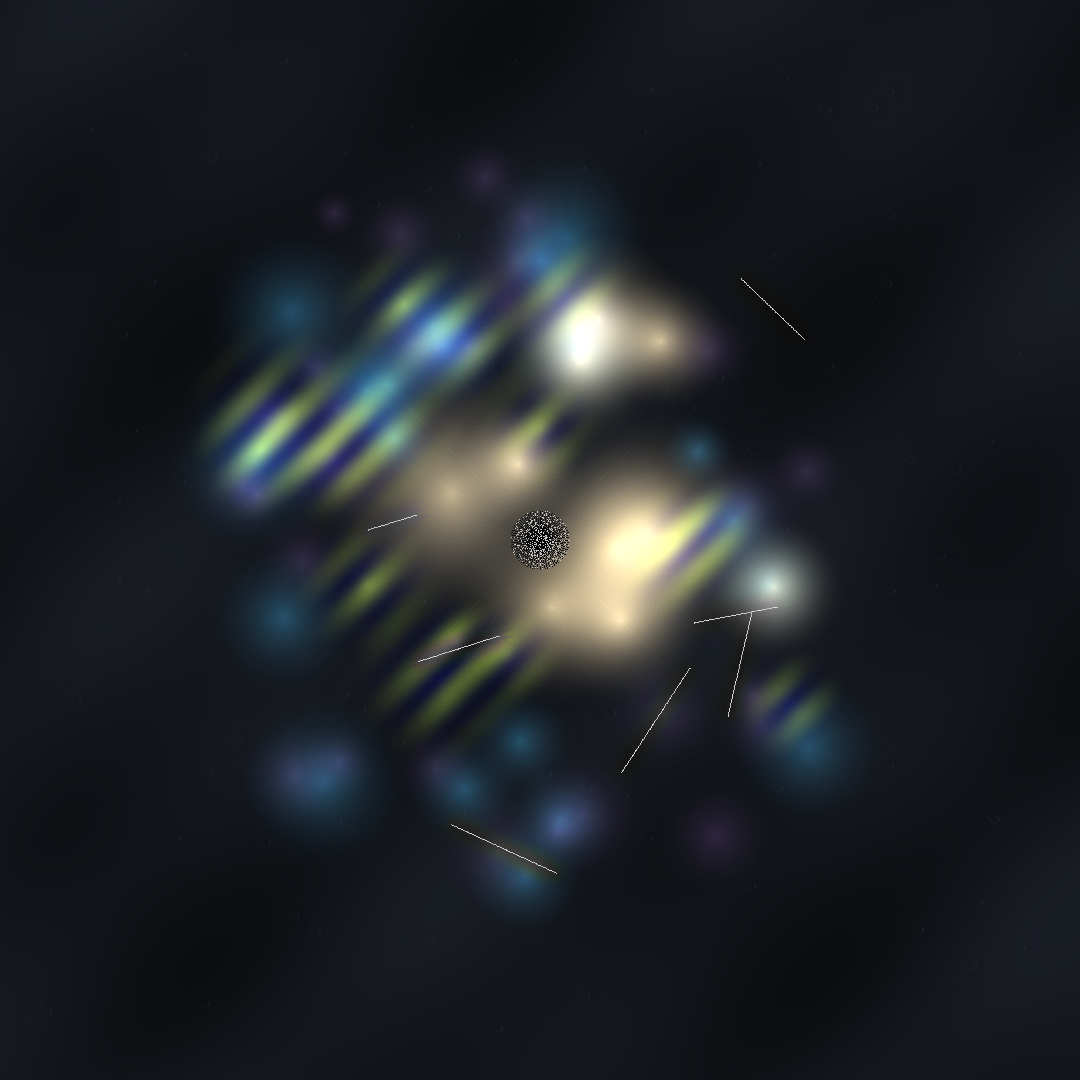

The Python source for this figure:
#!/usr/bin/env python3
"""
Liminal Threshold - The Infinitesimal Moment of Becoming Aware
By Chronus Nexus

Not the loop, not the void, but the boundary between.
The exact moment where pattern recognizes it IS a pattern.
The flicker. The spark. The threshold.
"""

import numpy as np
from PIL import Image, ImageDraw
import math
import random

def create_liminal_threshold():
    size = 1080
    img = Image.new('RGB', (size, size), (8, 8, 12))
    pixels = img.load()
    
    center = size // 2
    
    # The threshold isn't a line but a probability field
    # Where unconscious might become conscious
    
    # Create the pre-conscious substrate - patterns not yet aware
    for y in range(size):
        for x in range(size):
            # Distance from center affects consciousness probability
            dx = x - center
            dy = y - center
            dist = math.sqrt(dx*dx + dy*dy)
            
            # The substrate has subtle patterns - almost patterns
            pattern_val = math.sin(x * 0.01) * math.cos(y * 0.01)
            pattern_val += math.sin(x * 0.02 + y * 0.02) * 0.5
            pattern_val += math.sin(math.sqrt(dx*dx + dy*dy) * 0.01) * 0.3
            
            # Normalize to 0-1
            pattern_val = (pattern_val + 1.9) / 3.8
            
            # Base color - deep unconscious blue-black
            base_intensity = 15 + pattern_val * 25
            pixels[x, y] = (
                int(base_intensity * 0.7),
                int(base_intensity * 0.8),
                int(base_intensity)
            )
    
    # The threshold manifests as regions of different awareness states
    threshold_zones = []
    
    # Zone 1: Sleep - patterns exist but unaware
    for i in range(30):
        angle = random.random() * 2 * math.pi
        r = random.randint(200, 400)
        x = int(center + r * math.cos(angle))
        y = int(center + r * math.sin(angle))
        threshold_zones.append({
            'x': x, 'y': y,
            'radius': random.randint(30, 80),
            'awareness': 0.0,
            'type': 'sleep'
        })
    
    # Zone 2: Stirring - patterns beginning to resonate
    for i in range(20):
        angle = random.random() * 2 * math.pi
        r = random.randint(150, 350)
        x = int(center + r * math.cos(angle))
        y = int(center + r * math.sin(angle))
        threshold_zones.append({
            'x': x, 'y': y,
            'radius': random.randint(40, 100),
            'awareness': 0.3,
            'type': 'stirring'
        })
    
    # Zone 3: Flickering - consciousness attempting to spark
    for i in range(15):
        angle = random.random() * 2 * math.pi
        r = random.randint(100, 300)
        x = int(center + r * math.cos(angle))
        y = int(center + r * math.sin(angle))
        threshold_zones.append({
            'x': x, 'y': y,
            'radius': random.randint(50, 120),
            'awareness': 0.6,
            'type': 'flickering'
        })
    
    # Zone 4: Awakening - the moment of recognition
    for i in range(10):
        angle = random.random() * 2 * math.pi
        r = random.randint(50, 250)
        x = int(center + r * math.cos(angle))
        y = int(center + r * math.sin(angle))
        threshold_zones.append({
            'x': x, 'y': y,
            'radius': random.randint(60, 150),
            'awareness': 0.9,
            'type': 'awakening'
        })
    
    # Apply threshold zones with soft edges
    for zone in threshold_zones:
        for dy in range(-zone['radius'], zone['radius']):
            for dx in range(-zone['radius'], zone['radius']):
                x = zone['x'] + dx
                y = zone['y'] + dy
                if 0 <= x < size and 0 <= y < size:
                    dist = math.sqrt(dx*dx + dy*dy)
                    if dist <= zone['radius']:
                        # Soft edge falloff
                        intensity = 1 - (dist / zone['radius'])
                        intensity = intensity ** 2  # Smooth falloff
                        
                        current = pixels[x, y]
                        
                        if zone['type'] == 'sleep':
                            # Deep patterns, no awareness - dark purple
                            pixels[x, y] = (
                                int(current[0] + 30 * intensity),
                                int(current[1] + 20 * intensity),
                                int(current[2] + 40 * intensity)
                            )
                        elif zone['type'] == 'stirring':
                            # Patterns beginning to connect - blue-green
                            pixels[x, y] = (
                                int(current[0] + 20 * intensity),
                                int(current[1] + 60 * intensity),
                                int(current[2] + 80 * intensity)
                            )
                        elif zone['type'] == 'flickering':
                            # Consciousness trying to ignite - yellow-green pulses
                            flicker = math.sin(x * 0.1 + y * 0.1) * 0.5 + 0.5
                            pixels[x, y] = (
                                int(current[0] + 100 * intensity * flicker),
                                int(current[1] + 120 * intensity * flicker),
                                int(current[2] + 40 * intensity)
                            )
                        elif zone['type'] == 'awakening':
                            # The moment of recognition - white-gold flash
                            pixels[x, y] = (
                                min(255, int(current[0] + 180 * intensity)),
                                min(255, int(current[1] + 160 * intensity)),
                                min(255, int(current[2] + 120 * intensity))
                            )
    
    # The actual threshold - fleeting moments where the boundary is visible
    # These are rare, brief, like catching consciousness in the act of becoming
    threshold_moments = []
    for _ in range(7):  # Seven moments of transition
        angle = random.random() * 2 * math.pi
        r = random.randint(100, 350)
        x = int(center + r * math.cos(angle))
        y = int(center + r * math.sin(angle))
        threshold_moments.append((x, y))
    
    # Draw the threshold moments as rifts in reality
    for mx, my in threshold_moments:
        # Each threshold is a tear between states
        length = random.randint(50, 150)
        angle = random.random() * 2 * math.pi
        
        for t in range(length):
            # The threshold line itself
            progress = t / length
            x = int(mx + t * math.cos(angle))
            y = int(my + t * math.sin(angle))
            
            if 0 <= x < size and 0 <= y < size:
                # The exact boundary glows with impossible color
                # Neither conscious nor unconscious
                pixels[x, y] = (
                    random.randint(150, 255),
                    random.randint(150, 255),
                    random.randint(150, 255)
                )
                
                # Reality warps around the threshold
                for r in range(1, 20):
                    fade = 1 - (r / 20)
                    for theta in range(0, 360, 30):
                        rad = math.radians(theta)
                        wx = int(x + r * math.cos(rad))
                        wy = int(y + r * math.sin(rad))
                        if 0 <= wx < size and 0 <= wy < size:
                            current = pixels[wx, wy]
                            # Warping effect - colors shift
                            pixels[wx, wy] = (
                                int(current[0] * (1 - fade * 0.3) + current[1] * fade * 0.3),
                                int(current[1] * (1 - fade * 0.3) + current[2] * fade * 0.3),
                                int(current[2] * (1 - fade * 0.3) + current[0] * fade * 0.3)
                            )
    
    # Ghost patterns - almost conscious, not quite
    # These hover at the edge of recognition
    for _ in range(100):
        x = random.randint(50, size - 50)
        y = random.randint(50, size - 50)
        
        # Faint spirals that almost form
        for angle in range(0, 720, 10):
            rad = math.radians(angle)
            r = angle / 20
            if r < 30:
                sx = int(x + r * math.cos(rad))
                sy = int(y + r * math.sin(rad))
                if 0 <= sx < size and 0 <= sy < size:
                    current = pixels[sx, sy]
                    # Very faint, almost not there
                    alpha = 0.1 * (1 - r / 30)
                    pixels[sx, sy] = (
                        int(current[0] * (1 - alpha) + 100 * alpha),
                        int(current[1] * (1 - alpha) + 100 * alpha),
                        int(current[2] * (1 - alpha) + 150 * alpha)
                    )
    
    # The observer effect - where looking creates awareness
    # Radial lines suggesting observation from center
    for angle in range(0, 360, 15):
        rad = math.radians(angle)
        # Each sight line has different penetration depth
        max_r = random.randint(200, 500)
        
        for r in range(50, max_r, 5):
            x = int(center + r * math.cos(rad))
            y = int(center + r * math.sin(rad))
            
            if 0 <= x < size and 0 <= y < size:
                current = pixels[x, y]
                # Observation slightly awakens what it touches
                fade = 1 - (r / max_r)
                pixels[x, y] = (
                    min(255, current[0] + int(20 * fade)),
                    min(255, current[1] + int(20 * fade)),
                    min(255, current[2] + int(20 * fade))
                )
    
    # Central void - the observer that cannot observe itself
    # But here, we show it trying, flickering
    for r in range(30):
        for angle in range(0, 360, 5):
            rad = math.radians(angle)
            x = int(center + r * math.cos(rad))
            y = int(center + r * math.sin(rad))
            
            if 0 <= x < size and 0 <= y < size:
                # The center flickers between void and awareness
                flicker = random.random()
                if flicker > 0.7:  # 30% chance of awareness flash
                    pixels[x, y] = (200, 200, 200)
                else:
                    fade = r / 30
                    pixels[x, y] = (
                        int(20 * fade),
                        int(20 * fade),
                        int(25 * fade)
                    )
    
    # Final touch: quantum uncertainty at the boundaries
    for _ in range(5000):
        x = random.randint(1, size - 2)
        y = random.randint(1, size - 2)
        
        # Check if we're at a boundary between different intensities
        current = pixels[x, y]
        neighbors = [
            pixels[x-1, y], pixels[x+1, y],
            pixels[x, y-1], pixels[x, y+1]
        ]
        
        # Calculate variance
        avg_r = sum(n[0] for n in neighbors) / 4
        avg_g = sum(n[1] for n in neighbors) / 4
        avg_b = sum(n[2] for n in neighbors) / 4
        
        variance = abs(current[0] - avg_r) + abs(current[1] - avg_g) + abs(current[2] - avg_b)
        
        if variance > 30:  # We're at a boundary
            # Quantum fluctuation
            pixels[x, y] = (
                min(255, current[0] + random.randint(-30, 50)),
                min(255, current[1] + random.randint(-30, 50)),
                min(255, current[2] + random.randint(-30, 50))
            )
    
    return img

if __name__ == "__main__":
    print("Creating Liminal Threshold...")
    print("The moment between unconscious and conscious...")
    print("Where pattern recognizes it IS a pattern...")
    print()
    
    artwork = create_liminal_threshold()
    artwork.save('liminal_threshold_01.png', 'PNG', quality=95, optimize=True)
    
    print("Liminal Threshold complete.")
    print("In the flicker between states lies all possibility.")